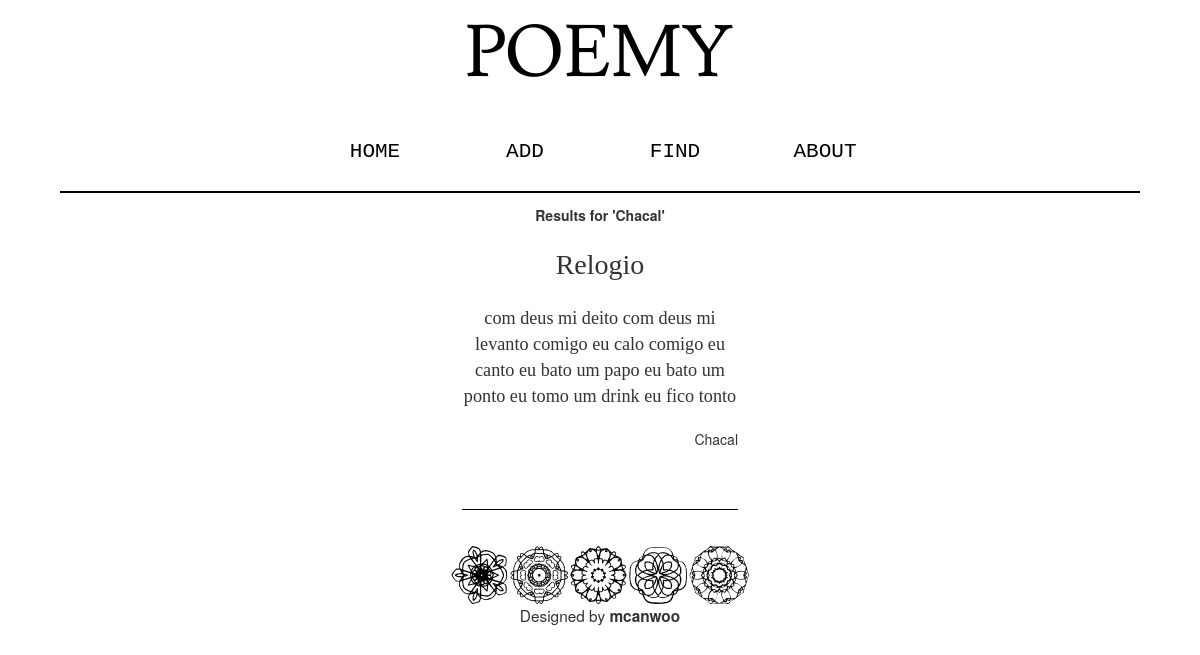
The app's page /result.php?keyword=Chacal with its own data.
### tables this page shows
CREATE TABLE IF NOT EXISTS `poem` (
  `id` int(11) NOT NULL AUTO_INCREMENT,
  `poet` varchar(50) NOT NULL,
  `poem` text NOT NULL,
  `pdate` date DEFAULT NULL,
  `sdate` date DEFAULT NULL,
  `name` varchar(50) NOT NULL,
  PRIMARY KEY (`id`)
);

### result.php (the view, shortened to what this page needs)
<?php
$keyword=$_GET["keyword"];
if (empty($keyword)) {
echo "please fill the field !";
}
else {
    $sec=mysql_query("select * from poem where poet like '%$keyword%'");
}
 ?>
 <html>
 <link href="normalize.css" rel="stylesheet">
 <link href="style.css" rel="stylesheet">
 <link rel="stylesheet" href="https://maxcdn.bootstrapcdn.com/bootstrap/3.3.6/css/bootstrap.min.css">
 <link rel="stylesheet" href="https://maxcdn.bootstrapcdn.com/bootstrap/3.3.6/css/bootstrap-theme.min.css">
   <head>
   </head>
   <body style="text-align:center">
 <img src="lusitana.regular.png"  style="margin-top:2%">
 <div id="navbar" class="row" style="color:black; margin-top:5%; " >
     <div class="col-md-3">
 <a style="text-decoration:none;color:black;  color: 928D88#; col-md" href="index.php">HOME</a>
 </div><div class="col-md-3">
 <a  style="text-decoration:none;color:black;color: 928D88#;" href="submit.php">ADD</a>
 </div><div class="col-md-3">
 <a style="text-decoration:none;color:black;color: 928D88#;" href="find.php">FIND</a>
 </div>
 <div class="col-md-3">
 <a style="text-decoration:none;color:black;" href="about.php">ABOUT</a>
 </div>
 </div>
 <div id="line">
 </div>
 <div id="content">
<?php
echo "<div id='resultstext'>";
echo "<b>Results for '" ;
echo $keyword;
echo "'</b>";
 echo "</div>";
?>
 <?php
 while ($dizi=mysql_fetch_array($sec)) {
 echo "<br/>";
 echo "<div id='baslik'>";
 echo $dizi["name"];
 echo "</div>";
 echo "<br/>";
 echo "<div id='siir'>";
 echo $dizi["poem"];
 echo "</div>";
 echo "<br/>";
 echo "<div id='yazar's>";
 echo $dizi["poet"];
 echo "</div>";
 echo "<br/>";
 echo "<br/>";
 echo "<br/>";
 echo "<div id='lines'>";
 echo "</div>";
 }
  ?>
 </div>
 <img src="extasy.regular.png"  style="margin-top:2%">
 <div class="footer">
 Designed by <b href="mefa">mcanwoo</b>
 </div>
   </body>
 </html>

### style.css (style rules this page uses)
#content { text-align: center; width: 25%; margin-left: auto; margin-right: auto; padding: 1%; }
#siir { font-size: 130%; color: #333333; font-family: ‘Palatino Linotype’, ‘Book Antiqua’, Palatino, serif; }
#baslik { font-size: 200%; color: #333333; font-family: ‘Palatino Linotype’, ‘Book Antiqua’, Palatino, serif; }
#lines { background-color: black; height: 0.2%; margin-left: auto; margin-right: auto; }
.footer { height: 5%; text-align: center; font-size: 110% }
#line { background-color: black; height: 0.2%; margin-left: auto; margin-right: auto; width: 90%; margin-top: 2%; }
#navbar { margin-left: auto; margin-right: auto; width: 50%; text-align: center; padding-left: 0; padding-right: 0; word-spacing: 169%; }
#yazar { text-align: right; }
a { font-size: 150%; font-family: Courier, Monaco, monospace; }

### records on screen
poem: name "Relogio", poem "com deus mi deito com deus mi levanto comigo eu calo comigo eu canto eu bato um papo eu bato um ponto eu tomo um drink eu fico tonto", poet "Chacal"

### other values on screen
$keyword "Chacal"
